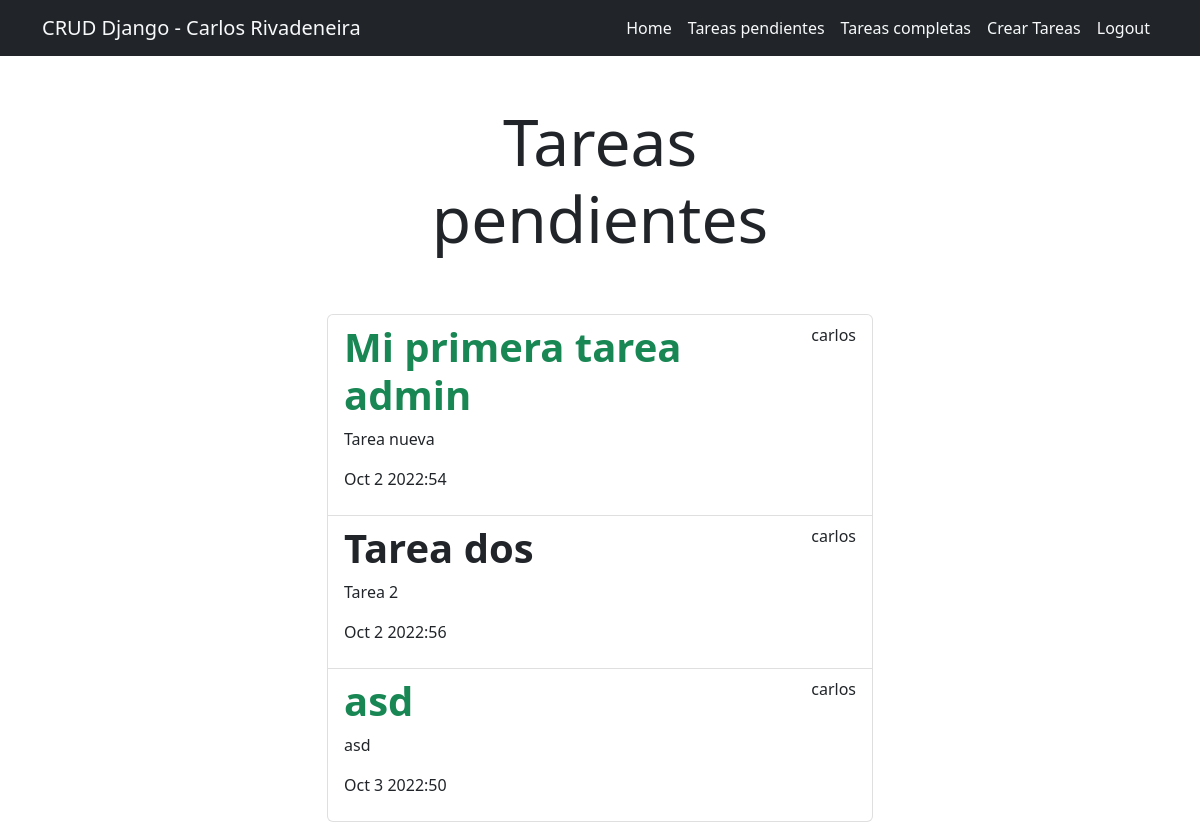
The app's page /tasks_completed/ (signed in) with its own data.
### tasks/models.py (models this page shows, shortened)
class Task(models.Model):
    title = models.CharField(max_length=100)
    description = models.TextField(blank=True)
    created = models.DateTimeField(auto_now_add=True)
    datecompleted = models.DateTimeField(null=True, blank=True)
    important = models.BooleanField(default=False)
    user = models.ForeignKey(User, on_delete=models.CASCADE)

### tasks/views.py (the view)
# urls.py: path('tasks_completed/', views.tasks_completed, name='tasks_completed'),
@login_required
def tasks_completed(request):
    tasks = Task.objects.filter(user=request.user, datecompleted__isnull=False).order_by
    ('-dateCompleted')
    return render(request, 'tasks.html', {'tasks': tasks})

### tasks/templates/tasks.html
{% extends 'base.html' %}
{% block content %}
<main class="container">
    <div class="row">
        <div class="col-md-6 offset-md-3">
            <h1 class="text-center display-3 py-5">Tareas pendientes</h1>
            <ul class="list-group">
            {% for task in tasks %}
            <a class="list-group-item" href="{% url 'taskDetail' task.id %}">
                <header class="d-flex justify-content-between">
                    {% if task.important %}
                    <h1 class="fw-bold text-success">{{task.title}}</h1>
                {% else %}
                    <h1 class="fw-bold">{{task.title}}</h1>
                {% endif %}
                <p>{{task.user.username}}</p>
                </header>
                <p>{{task.description}}</p>
                <p>{{task.datecompleted|date:'M j Y:i'}}</p>
            </a>
            {% endfor %}
            </ul>
        </div>
    </div>
</main>
{% endblock %}

### tasks/templates/base.html (shortened to what this page needs)
<!DOCTYPE html>
<html lang="en">
<head>
    <link rel="stylesheet" href="https://cdn.jsdelivr.net/npm/bootstrap@5.2.2/dist/css/bootstrap.min.css">
</head>
<body>
            <nav class="navbar navbar-expand-lg bg-dark navbar-dark">
                <div class="container">
                    <a class="navbar-brand text-light" href="/">CRUD Django - Carlos Rivadeneira</a>
                        <div class="navbar-nav">
                        <a class="nav-link active text-light" aria-current="page" href="/">Home</a>
                        {% if user.is_authenticated %}
                        <a class="nav-link text-light" href="{% url 'tasks' %}">Tareas pendientes</a>
                        <a class="nav-link text-light" href="{% url 'tasks_completed' %}">Tareas completas</a>
                        <a class="nav-link text-light" href="{% url 'createTasks' %}">Crear Tareas</a>
                        <a class="nav-link text-light" href="{% url 'logout' %}">Logout</a>
                        {% else %}
                        <a class="nav-link text-light" href="{% url 'signup' %}">SignUp</a>
                        <a class="nav-link text-light" href="{% url 'signin' %}">SignIn</a>
                        {% endif %}
                        </div>
                    </div>
            </nav>
    {% block content %}
    {% endblock %}
</body>
</html>

### records on screen
Task: title "Mi primera tarea admin", user.username "carlos", description "Tarea nueva", datecompleted "Oct 2 2022:54"
Task: title "Tarea dos", user.username "carlos", description "Tarea 2", datecompleted "Oct 2 2022:56"
Task: title "asd", user.username "carlos", description "asd", datecompleted "Oct 3 2022:50"
